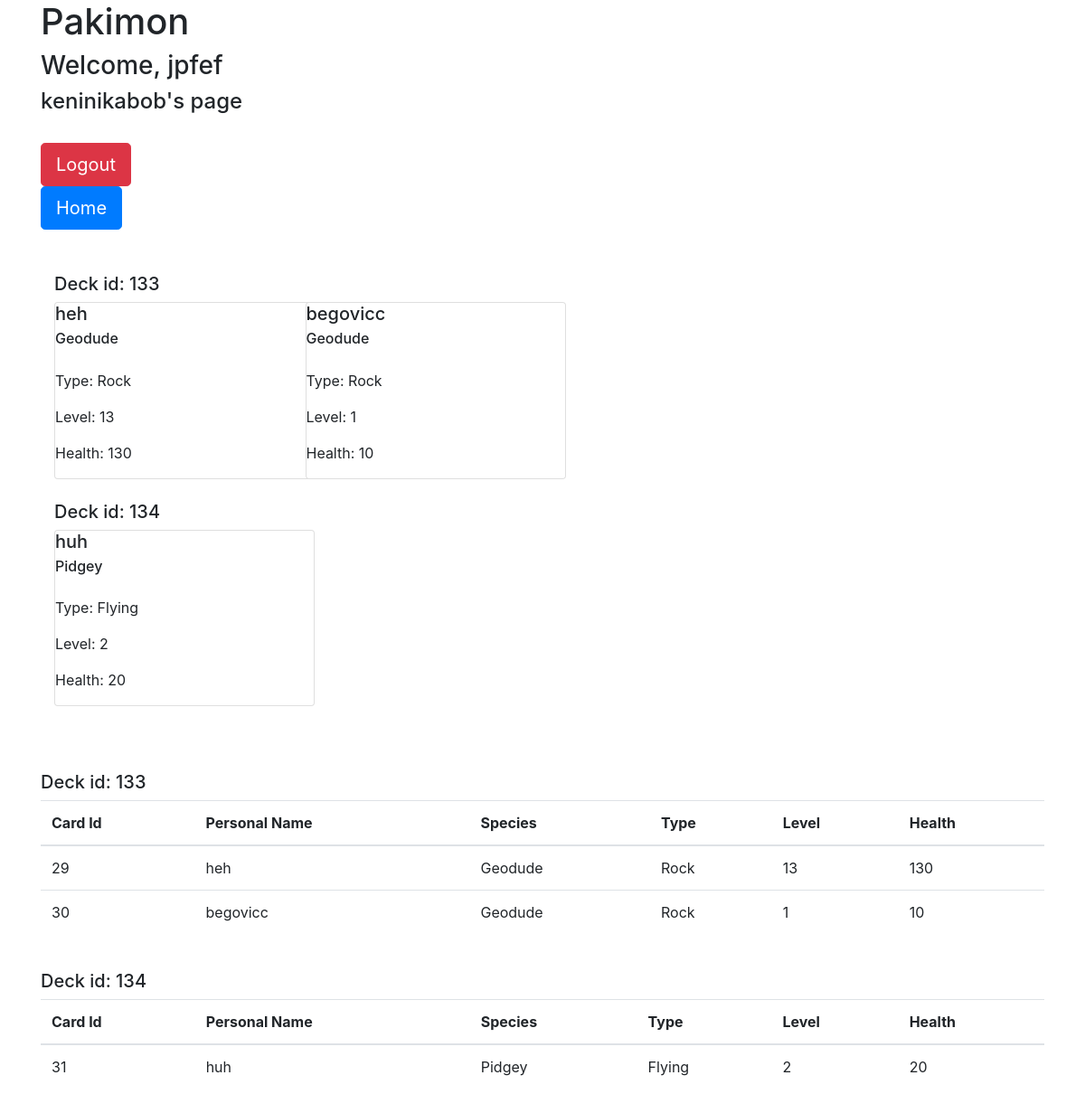
/play/keninikabob (signed in), run on the app's committed database.
### pakidex/models.py (models this page shows)
class Deck(models.Model):
    deck = models.ManyToManyField(User)
    verified = models.BooleanField(default = False)
    whoseCard = models.ManyToManyField(Card)

class Card(models.Model):
    Grass = 'Grass'
    Water = 'Water'
    Fire = 'Fire'
    Ice = 'Ice'
    Flying = 'Flying'
    Rock = 'Rock'
    Electric = 'Electric'
    typeList = [
        (Grass, 'Grass'),
        (Water, 'Water'),
        (Fire, 'Fire'),
        (Ice, 'Ice'),
        (Flying, 'Flying'),
        (Rock, 'Rock'),
        (Electric, 'Electric'),
    ]
    Bulbasaur = 'Bulbasaur'
    Squirtle = 'Squirtle'
    Charmander = 'Charmander'
    Pikachu = 'Pikachu'
    Pidgey = 'Pidgy'
    Geodude = 'Geodude'
    Vanillite = 'Vanillite'
    speciesList = [
        (Bulbasaur, "Bulbasaur"),
        (Squirtle, "Squirtle"),
        (Charmander, "Charmander"),
        (Pikachu, "Pikachu"),
        (Pidgey, "Pidgey"),
        (Geodude, "Geodude"),
        (Vanillite, "Vanillite"),
    ]
    personalName = models.CharField(max_length = 280)
    species = models.CharField(max_length = 280, choices = speciesList, default = Bulbasaur)
    type = models.CharField(max_length = 12, choices = typeList, default = Grass,)
    level = models.IntegerField(default = 1)
    health = models.IntegerField(default = 1)

### pakidex/views.py (the view, shortened to what this page needs)
# urls.py: path('<username>', views.UserView.as_view(), name = 'username'),
class UserView(View):
    template_name = 'pakidex/userPage.html'
    allProfiles = Profile.objects.all()
    def get(self, request, username):
        if 'logout' in request.POST.keys():
            logout(request)
            form = AuthenticationForm()
        else:
            context = {}
            loggedInUser = request.user
            currUser = User.objects.get(username = username)
            userDecks = Deck.objects.filter(deck = currUser.id)
            print(userDecks)
            context['currUser'] = currUser
            context['userDecks'] = userDecks
            for deck in userDecks:
                deck.cards = deck.whoseCard.all()
                for card in deck.cards:
                    print(card.personalName)
            context = {
                'currUser' : currUser,
                'user' : loggedInUser,
                'userDecks' : userDecks,
            }
            return render(request, 'pakidex/userPage.html', context)

### pakidex/templates/pakidex/userPage.html (shortened to what this page needs)
{%load static%}
<!DOCTYPE HTML>
<html>
  <head>
    <link rel="stylesheet" href="https://maxcdn.bootstrapcdn.com/bootstrap/4.4.1/css/bootstrap.min.css" />
  </head>
  <body>
    <div class="container">
      <h1>Pakimon</h1>
      <h3>Welcome, {{ user.username }}</h3>
      <h4> {{ currUser.username }}'s page</h4>
      <br />
      <form method="POST">
        <button type="submit" class="btn btn-danger btn-lg">Logout</button>
      </form>
      <form method="POST" action="http://127.0.0.1:8000/play/{{ user.username }}">
        <button type="submit" class="btn btn-primary btn-lg">Home</button>
      </form>
      <br />
      <br />
      {% for deck in userDecks %}
        <div class="container">
          <h5>Deck id: {{ deck.id }}</h5>
          <div class="row">
            {% for card in deck.cards %}
              <div class="col-3">
                <div class="card" style="width: 18rem;">
                  <h5 class="card-title">{{ card.personalName }}</h5>
                  <h6 class="card-subtitle">{{ card.species }}</h6>
                  <br />
                  <p>Type: {{ card.type }}</p>
                  <p>Level: {{ card.level }}</p>
                  <p>Health: {{ card.health }} </p>
                </div>
              </div>
            {% endfor %}
          </div>
        </div>
        <br />
      {% endfor %}
    <br />
    <br />
      {% for deck in userDecks %}
        <h5>Deck id: {{ deck.id }}</h5>
        <table class="table">
          <thead>
            <tr>
              <th scope="col">Card Id</th>
              <th scope="col">Personal Name</th>
              <th scope="col">Species</th>
              <th scope="col">Type</th>
              <th scope="col">Level</th>
              <th scope="col">Health</th>
            </tr>
          </thead>
          <tbody>
            {% for card in deck.cards %}
              <tr>
                <td>{{ card.id }}</td>
                <td>{{ card.personalName }}</td>
                <td>{{ card.species }}</td>
                <td>{{ card.type }}</td>
                <td>{{ card.level }}</td>
                <td>{{ card.health }}</td>
              </tr>
            {% endfor %}
          </tbody>
        </table>
        <br />
      {% endfor %}
    </div>
  </body>
</html>

### data on the page
Deck: id "133"
Card: personalName "heh", species "Geodude", type "Rock", level "13", health "130", id "29"
Card: personalName "begovicc", species "Geodude", type "Rock", level "1", health "10", id "30"
Deck: id "134"
Card: personalName "huh", species "Pidgey", type "Flying", level "2", health "20", id "31"

### other printed values
{{ user.username }} "jpfef"
{{ currUser.username }} "keninikabob"
